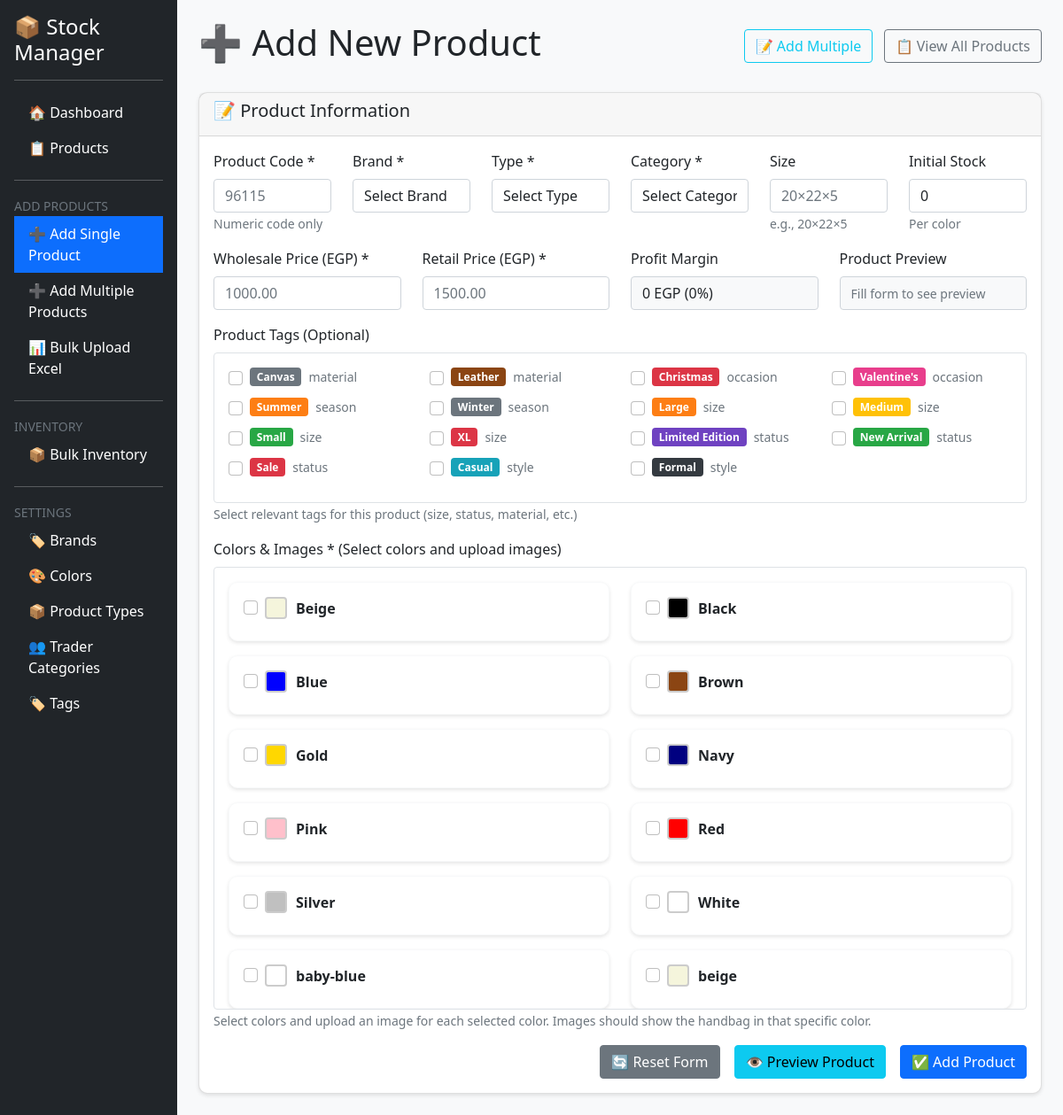
Screenshot of /add_product_new with the database file from the repository.
### tables this page shows
CREATE TABLE tags (
                id INTEGER PRIMARY KEY,
                tag_name TEXT UNIQUE NOT NULL,
                tag_category TEXT,
                tag_color TEXT DEFAULT '#6c757d',
                description TEXT,
                created_date TIMESTAMP DEFAULT CURRENT_TIMESTAMP
            );

CREATE TABLE colors (
                id INTEGER PRIMARY KEY,
                color_name TEXT UNIQUE NOT NULL,
                color_code TEXT,
                created_date TIMESTAMP DEFAULT CURRENT_TIMESTAMP
            );

### app.py (the view, shortened to what this page needs)
@app.route('/add_product_new', methods=['GET', 'POST'])
def add_product_new():
    brands = db.get_all_brands()
    colors = db.get_all_colors()
    product_types = db.get_all_product_types()
    trader_categories = db.get_all_trader_categories()
    tags = db.get_all_tags()
    return render_template('add_product_new.html',
                         brands=brands,
                         colors=colors,
                         product_types=product_types,
                         trader_categories=trader_categories,
                         tags=tags)

### templates/add_product_new.html (shortened to what this page needs)
<!DOCTYPE html>
<html lang="en">
<head>
    <link href="https://cdn.jsdelivr.net/npm/bootstrap@5.1.3/dist/css/bootstrap.min.css" rel="stylesheet">
    <link rel="stylesheet" href="{{ url_for('static', filename='style.css') }}">
</head>
<body>
    <div class="container-fluid">
        <div class="row">
            <div class="col-md-2 bg-dark text-white p-3">
                <h4>📦 Stock Manager</h4>
                <hr>
                <ul class="nav flex-column">
                    <li class="nav-item">
                        <a class="nav-link text-white" href="/">🏠 Dashboard</a>
                    </li>
                    <li class="nav-item">
                        <a class="nav-link text-white" href="/products_new">📋 Products</a>
                    </li>
                    <li class="nav-item"><hr class="text-white"></li>
                    <li class="nav-item">
                        <small class="text-muted">ADD PRODUCTS</small>
                    </li>
                    <li class="nav-item">
                        <a class="nav-link text-white active bg-primary" href="/add_product_new">➕ Add Single Product</a>
                    </li>
                    <li class="nav-item">
                        <a class="nav-link text-white" href="/add_products_multi">➕ Add Multiple Products</a>
                    </li>
                    <li class="nav-item">
                        <a class="nav-link text-white" href="/bulk_upload_excel">📊 Bulk Upload Excel</a>
                    </li>
                    <li class="nav-item"><hr class="text-white"></li>
                    <li class="nav-item">
                        <small class="text-muted">INVENTORY</small>
                    </li>
                    <li class="nav-item">
                        <a class="nav-link text-white" href="/inventory_management">📦 Bulk Inventory</a>
                    </li>
                    <li class="nav-item"><hr class="text-white"></li>
                    <li class="nav-item">
                        <small class="text-muted">SETTINGS</small>
                    </li>
                    <li class="nav-item">
                        <a class="nav-link text-white" href="/manage_brands">🏷️ Brands</a>
                    </li>
                    <li class="nav-item">
                        <a class="nav-link text-white" href="/manage_colors">🎨 Colors</a>
                    </li>
                    <li class="nav-item">
                        <a class="nav-link text-white" href="/manage_product_types">📦 Product Types</a>
                    </li>
                    <li class="nav-item">
                        <a class="nav-link text-white" href="/manage_trader_categories">👥 Trader Categories</a>
                    </li>
                    <li class="nav-item">
                        <a class="nav-link text-white" href="/manage_tags">🏷️ Tags</a>
                    </li>
                </ul>
            </div>
            <div class="col-md-10 p-4">
                <div class="d-flex justify-content-between align-items-center mb-4">
                    <h1>➕ Add New Product</h1>
                    <div>
                        <a href="/add_products_multi" class="btn btn-outline-info me-2">📝 Add Multiple</a>
                        <a href="/products_new" class="btn btn-outline-secondary">📋 View All Products</a>
                    </div>
                </div>
                <div class="card">
                    <div class="card-header">
                        <h5>📝 Product Information</h5>
                    </div>
                    <div class="card-body">
                        <form method="POST" id="productForm" enctype="multipart/form-data">
                            <div class="row">
                                <div class="col-md-2">
                                    <div class="mb-3">
                                        <label for="product_code" class="form-label">Product Code *</label>
                                        <input type="text" class="form-control" id="product_code" name="product_code"
                                               placeholder="96115" required>
                                        <small class="text-muted">Numeric code only</small>
                                    </div>
                                </div>
                                <div class="col-md-2">
                                    <div class="mb-3">
                                        <label for="brand_id" class="form-label">Brand *</label>
                                        <select class="form-control" id="brand_id" name="brand_id" required>
                                            <option value="">Select Brand</option>
                                        </select>
                                    </div>
                                </div>
                                <div class="col-md-2">
                                    <div class="mb-3">
                                        <label for="product_type_id" class="form-label">Type *</label>
                                        <select class="form-control" id="product_type_id" name="product_type_id" required>
                                            <option value="">Select Type</option>
                                        </select>
                                    </div>
                                </div>
                                <div class="col-md-2">
                                    <div class="mb-3">
                                        <label for="trader_category" class="form-label">Category *</label>
                                        <select class="form-control" id="trader_category" name="trader_category" required>
                                            <option value="">Select Category</option>
                                        </select>
                                    </div>
                                </div>
                                <div class="col-md-2">
                                    <div class="mb-3">
                                        <label for="product_size" class="form-label">Size</label>
                                        <input type="text" class="form-control" id="product_size" name="product_size"
                                               placeholder="20×22×5" pattern="[0-9×*\s]+" title="Use format: 20×22×5 or 15*22">
                                        <small class="text-muted">e.g., 20×22×5</small>
                                    </div>
                                </div>
                                <div class="col-md-2">
                                    <div class="mb-3">
                                        <label for="initial_stock" class="form-label">Initial Stock</label>
                                        <input type="number" class="form-control" id="initial_stock"
                                               name="initial_stock" value="0" min="0">
                                        <small class="text-muted">Per color</small>
                                    </div>
                                </div>
                            </div>
                            <div class="row">
                                <div class="col-md-3">
                                    <div class="mb-3">
                                        <label for="wholesale_price" class="form-label">Wholesale Price (EGP) *</label>
                                        <input type="number" step="0.01" class="form-control" id="wholesale_price"
                                               name="wholesale_price" placeholder="1000.00" required>
                                    </div>
                                </div>
                                <div class="col-md-3">
                                    <div class="mb-3">
                                        <label for="retail_price" class="form-label">Retail Price (EGP) *</label>
                                        <input type="number" step="0.01" class="form-control" id="retail_price"
                                               name="retail_price" placeholder="1500.00" required>
                                    </div>
                                </div>
                                <div class="col-md-3">
                                    <div class="mb-3">
                                        <label class="form-label">Profit Margin</label>
                                        <div class="form-control bg-light" id="profit_display">
                                            <span id="profit_amount">0 EGP</span>
                                            (<span id="profit_percentage">0%</span>)
                                        </div>
                                    </div>
                                </div>
                                <div class="col-md-3">
                                    <div class="mb-3">
                                        <label class="form-label">Product Preview</label>
                                        <div class="form-control bg-light" id="product_code_preview">
                                            <small class="text-muted">Fill form to see preview</small>
                                        </div>
                                    </div>
                                </div>
                            </div>
                            <div class="row">
                                <div class="col-md-12">
                                    <div class="mb-3">
                                        <label class="form-label">Product Tags (Optional)</label>
                                        <div class="border rounded p-3" style="max-height: 200px; overflow-y: auto;">
                                            <div class="row">
                                                {% for tag in tags %}
                                                <div class="col-md-3 mb-2">
                                                    <div class="form-check">
                                                        <input class="form-check-input" type="checkbox"
                                                               value="{{ tag[0] }}" id="tag_{{ tag[0] }}" name="tag_ids">
                                                        <label class="form-check-label d-flex align-items-center" for="tag_{{ tag[0] }}">
                                                            <span class="badge me-2" style="background-color: {{ tag[3] }}; color: white;">
                                                                {{ tag[1] }}
                                                            </span>
                                                            <small class="text-muted">{{ tag[2] }}</small>
                                                        </label>
                                                    </div>
                                                </div>
                                                {% endfor %}
                                            </div>
                                        </div>
                                        <small class="text-muted">Select relevant tags for this product (size, status, material, etc.)</small>
                                    </div>
                                </div>
                            </div>
                            <div class="row">
                                <div class="col-md-12">
                                    <div class="mb-3">
                                        <label class="form-label">Colors & Images * (Select colors and upload images)</label>
                                        <div class="border rounded p-3" style="max-height: 500px; overflow-y: auto;">
                                            <div class="row" id="colorsContainer">
                                                {% for color in colors %}
                                                <div class="col-md-6 mb-3">
                                                    <div class="card border-light">
                                                        <div class="card-body p-3">
                                                            <div class="form-check mb-2">
                                                                <input class="form-check-input" type="checkbox"
                                                                       value="{{ color[0] }}" id="color_{{ color[0] }}" name="color_ids"
                                                                       onchange="toggleImageUpload({{ color[0] }})">
                                                                <label class="form-check-label d-flex align-items-center" for="color_{{ color[0] }}">
                                                                    <div style="width: 25px; height: 25px; background-color: {{ color[2] }};
                                                                                border: 2px solid #ccc; border-radius: 4px; margin-right: 10px;"></div>
                                                                    <strong>{{ color[1] }}</strong>
                                                                </label>
                                                            </div>
                                                        </div>
                                                    </div>
                                                </div>
                                                {% endfor %}
                                            </div>
                                        </div>
                                        <small class="text-muted">Select colors and upload an image for each selected color. Images should show the handbag in that specific color.</small>
                                    </div>
                                </div>
                            </div>
                            <div class="d-grid gap-2 d-md-flex justify-content-md-end">
                                <button type="button" class="btn btn-secondary me-md-2" onclick="resetForm()">🔄 Reset Form</button>
                                <button type="button" class="btn btn-info me-md-2" onclick="previewProduct()">👁️ Preview Product</button>
                                <button type="submit" class="btn btn-primary">✅ Add Product</button>
                            </div>
                        </form>
                    </div>
                </div>
            </div>
        </div>
    </div>
</body>
</html>

### rows the page displays
tags: tag_name "Canvas", tag_category "material"
tags: tag_name "Leather", tag_category "material"
tags: tag_name "Christmas", tag_category "occasion"
tags: tag_name "Valentine's", tag_category "occasion"
tags: tag_name "Summer", tag_category "season"
tags: tag_name "Winter", tag_category "season"
tags: tag_name "Large", tag_category "size"
tags: tag_name "Medium", tag_category "size"
tags: tag_name "Small", tag_category "size"
tags: tag_name "XL", tag_category "size"
tags: tag_name "Limited Edition", tag_category "status"
tags: tag_name "New Arrival", tag_category "status"
tags: tag_name "Sale", tag_category "status"
tags: tag_name "Casual", tag_category "style"
tags: tag_name "Formal", tag_category "style"
colors: color_name "Beige"
colors: color_name "Black"
colors: color_name "Blue"
colors: color_name "Brown"
colors: color_name "Gold"
colors: color_name "Navy"
colors: color_name "Pink"
colors: color_name "Red"
colors: color_name "Silver"
colors: color_name "White"
colors: color_name "baby-blue"
colors: color_name "beige"
